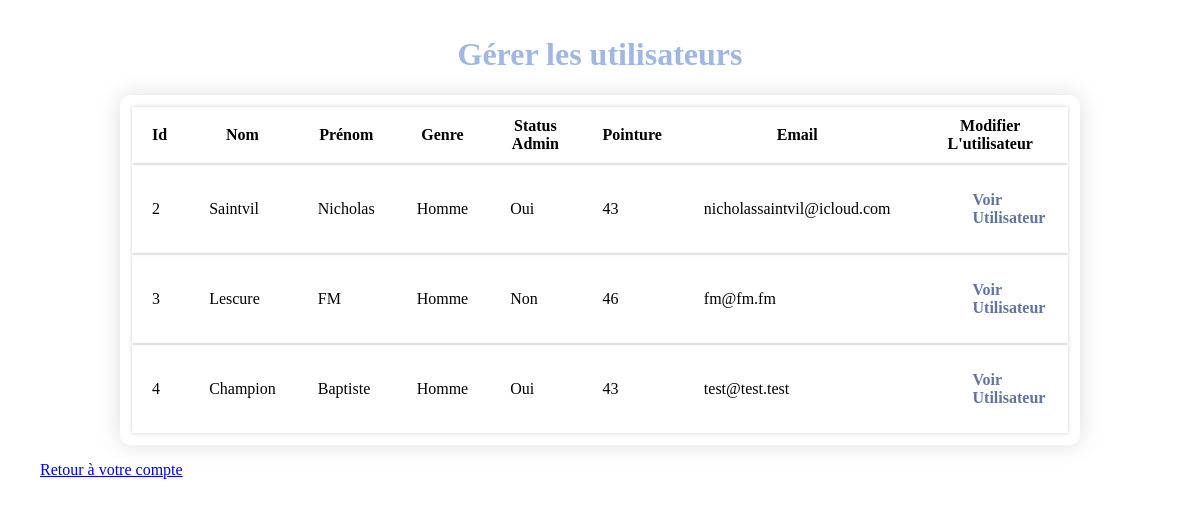
Page /info_users (signed in) on the committed database.
### tables this page shows
CREATE TABLE `users` (
  `id` integer PRIMARY KEY,
  `name` varchar(255) UNIQUE NOT NULL,
  `lastname` varchar(255) NOT NULL,
  `gender` varchar(1) DEFAULT "m",
  `admin` boolean DEFAULT false,
  `size` integer NOT NULL,
  `email` varchar(255) NOT NULL,
  `password` string NOT NULL,
  `created_at` datetime 
);

### views.py (the view)
@app.route('/info_users', methods=['GET','POST'])
def info_users():
    result = request.form
    if user_logged_in() == False:
        return redirect('/?info=not_logged_in')
    if user_admin() == False:
        return redirect('/account?info=not_admin')
    if request.method == 'GET':
        con = sql.connect(database)
        cursor = con.cursor()
        requete_all_users = "SELECT * FROM users"
        cursor.execute(requete_all_users)
        con.commit()
        return render_template('./views/info_users.html', users=cursor.fetchall())
    elif request.method == 'POST':
        print("execute")

### views.py (called while the page is built)
def user_admin():
    con = sql.connect(database)
    cursor = con.cursor()
    requete = """SELECT admin FROM users WHERE email=?;"""
    cursor.execute(requete, [session.get('user')[4]])
    user_admin = cursor.fetchone()
    con.close()
    return bool(user_admin[0])

def user_logged_in():
    if session.get('logged_in') is None:
        return False
    else:
        return True

### templates/views/info_users.html (shortened to what this page needs)
<!DOCTYPE html>
<html lang="en">
<head>
    <link rel="stylesheet" href="/static/styles/info_users.css" />
</head>
<body>
  <h1>Gérer les utilisateurs</h1>
  <table>
      <thead>
        <tr>
            <th>Id</th>
            <th>Nom</th>
            <th>Prénom</th>
            <th>Genre</th>
            <th>Status Admin</th>
            <th>Pointure</th>
            <th>Email</th>
            <th>Modifier L'utilisateur</th>
        </tr>
      </thead>
      <tbody>
        {% for user in users %}
        <tr>
          <td>{{user[0]}}</td>
          <td>{{user[1]}}</td>
          <td>{{user[2]}}</td>
          <td>
            {% if user[3] == "m" %}
                Homme
            {% elif user[3] == "f" %}
                Femme
            {% endif %}
          </td>
          <td>
            {% if user[4] == 0 %}
                Non
            {% elif user[4] == 1 %}
                Oui
            {% endif %}
          </td>
          <td>{{user[5]}}</td>
          <td>{{user[6]}}</td>
          <td>
            <ul>
             <a href="/info_user/{{user[0]}}" class="access-user"> Voir Utilisateur </a>
            </ul>
        </td>
        </tr>
        {% endfor %}
      </tbody>
    </table>
    <ul>
      <a href="/account">Retour à votre compte</a>
     </ul>
</body>
</html>

### static/styles/info_users.css (style rules this page uses)
:root { --blue: #9eb7e5; --white: #ffffff; --gold: #cdc392; --white-gold: #E8E5DA; --blue2: #6074a1; --font: #040507; --shadow: rgba(125, 124, 124, 0.25); }
body { margin: 0; padding: 0; font-family: Archivo; }
h1 { color: var(--blue); text-align: center; padding-top: 15px; }
table { max-width: 80%; margin-inline: auto; padding: 10px; border-radius: 10px; box-shadow: 0px 0px 20px var(--shadow); }
table th { padding-inline: 20px; padding-block: 10px; }
table td { padding-inline: 20px; padding-block: 10px; }
table tr { box-shadow: 0 0 4px #ccc; }
table a.access-user { text-decoration: none; color: var(--blue2); font-weight: bold; transition: .3s; }

### rows in the picture
users: id "2", name "Saintvil", lastname "Nicholas", gender "Homme", admin "Oui", size "43", email "nicholassaintvil@icloud.com"
users: id "3", name "Lescure", lastname "FM", gender "Homme", admin "Non", size "46", email "fm@fm.fm"
users: id "4", name "Champion", lastname "Baptiste", gender "Homme", admin "Oui", size "43", email "test@test.test"
